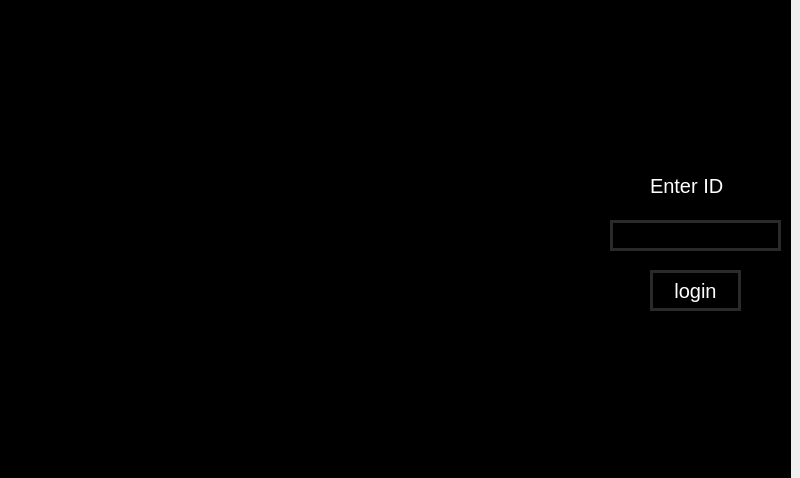
<?xml version="1.0" encoding="UTF-8"?>
<ui version="4.0">
 <class>MainWindow</class>
 <widget class="QMainWindow" name="MainWindow">
  <property name="geometry">
   <rect>
    <x>0</x>
    <y>0</y>
    <width>800</width>
    <height>478</height>
   </rect>
  </property>
  <property name="windowTitle">
   <string>MainWindow</string>
  </property>
  <widget class="QWidget" name="centralwidget">
   <widget class="QStackedWidget" name="stackedWidget">
    <property name="geometry">
     <rect>
      <x>0</x>
      <y>0</y>
      <width>791</width>
      <height>481</height>
     </rect>
    </property>
    <property name="styleSheet">
     <string notr="true">QStackedWidget{
background-color: Black; color: white;
}</string>
    </property>
    <property name="currentIndex">
     <number>0</number>
    </property>
    <widget class="QWidget" name="page">
     <widget class="QPushButton" name="loginButton">
      <property name="geometry">
       <rect>
        <x>650</x>
        <y>270</y>
        <width>91</width>
        <height>41</height>
       </rect>
      </property>
      <property name="styleSheet">
       <string notr="true">QPushButton{
font-size:20px;
background-color:Black; color: white;
    background-color: black;
  border: 3px solid #2a2a2a;
}</string>
      </property>
      <property name="text">
       <string>login</string>
      </property>
     </widget>
     <widget class="QLineEdit" name="userid">
      <property name="geometry">
       <rect>
        <x>610</x>
        <y>220</y>
        <width>171</width>
        <height>31</height>
       </rect>
      </property>
      <property name="styleSheet">
       <string notr="true">QLineEdit{
font-size:15px;
background-color:Black; color: white;
 border: 3px solid #2a2a2a;
}</string>
      </property>
     </widget>
     <widget class="QLabel" name="label_4">
      <property name="geometry">
       <rect>
        <x>0</x>
        <y>0</y>
        <width>601</width>
        <height>481</height>
       </rect>
      </property>
      <property name="styleSheet">
       <string notr="true">QLabel{
  
  background-image: url(:/img/img.jpeg);
  background-color: black;
      background-repeat: no-repeat;
    background-position: center;
  
background-attachment: fixed;

}</string>
      </property>
      <property name="text">
       <string/>
      </property>
     </widget>
     <widget class="QLabel" name="label_3">
      <property name="geometry">
       <rect>
        <x>650</x>
        <y>170</y>
        <width>91</width>
        <height>31</height>
       </rect>
      </property>
      <property name="styleSheet">
       <string notr="true">QLabel{
background-color: black; color: white;
font-size:20px;
}</string>
      </property>
      <property name="text">
       <string>Enter ID</string>
      </property>
     </widget>
    </widget>
    <widget class="QWidget" name="page_8">
     <widget class="QGroupBox" name="groupBox_10">
      <property name="geometry">
       <rect>
        <x>10</x>
        <y>10</y>
        <width>791</width>
        <height>481</height>
       </rect>
      </property>
      <property name="styleSheet">
       <string notr="true">QGroupBox{
 border: none;
background-color: #3B4A5A; 
} </string>
      </property>
      <property name="title">
       <string/>
      </property>
      <widget class="QGroupBox" name="groupBox_11">
       <property name="geometry">
        <rect>
         <x>39</x>
         <y>60</y>
         <width>701</width>
         <height>381</height>
        </rect>
       </property>
       <property name="styleSheet">
        <string notr="true">QGroupBox{
 border: none;
 border-radius: 10px;
    padding: 10px;
background-color:#F2F4F8;}
</string>
       </property>
       <property name="title">
        <string/>
       </property>
       <widget class="QListWidget" name="listWidget_4">
        <property name="geometry">
         <rect>
          <x>10</x>
          <y>50</y>
          <width>681</width>
          <height>321</height>
         </rect>
        </property>
        <property name="styleSheet">
         <string notr="true">QListWidget
{
   border-radius: 10px;/* rounded corners */
    padding: 10px;
 font-style: italic;     
font-size : 20px;
font-style: italic;
}</string>
        </property>
       </widget>
       <widget class="QLabel" name="label_6">
        <property name="geometry">
         <rect>
          <x>20</x>
          <y>10</y>
          <width>161</width>
          <height>31</height>
         </rect>
        </property>
        <property name="styleSheet">
         <string notr="true">QLabel{
 font-size: 20px;
 font-style: italic;     }</string>
        </property>
        <property name="text">
         <string>Home Page</string>
        </property>
       </widget>
      </widget>
      <widget class="QPushButton" name="pushButton_13">
       <property name="geometry">
        <rect>
         <x>10</x>
         <y>10</y>
         <width>111</width>
         <height>41</height>
        </rect>
       </property>
       <property name="styleSheet">
        <string notr="true">QPushButton {
    background-color: #D9E6F0;
    border-radius: 10px;
    padding: 10px;
    font-size: 16px;
}

QPushButton:hover {
    background-color: #c7d8e4;
}</string>
       </property>
       <property name="text">
        <string>Home </string>
       </property>
      </widget>
     </widget>
    </widget>
    <widget class="QWidget" name="page_7">
     <widget class="QLineEdit" name="username">
      <property name="geometry">
       <rect>
        <x>0</x>
        <y>0</y>
        <width>801</width>
        <height>41</height>
       </rect>
      </property>
      <property name="styleSheet">
       <string notr="true">QLineEdit {
    border: none;
    font-size: 25px;
 background-color: #3B4A5A;  color: white;       
}
QLineEdit:read-only {
            
    font-style: italic;     
}
</string>
      </property>
      <property name="readOnly">
       <bool>true</bool>
      </property>
     </widget>
     <widget class="QGroupBox" name="groupBox_2">
      <property name="geometry">
       <rect>
        <x>0</x>
        <y>40</y>
        <width>201</width>
        <height>441</height>
       </rect>
      </property>
      <property name="styleSheet">
       <string notr="true">QGroupBox{
 border: none;
background-color: #3B4A5A; 
} </string>
      </property>
      <property name="title">
       <string/>
      </property>
      <widget class="QPushButton" name="pushButton_5">
       <property name="geometry">
        <rect>
         <x>40</x>
         <y>40</y>
         <width>121</width>
         <height>51</height>
        </rect>
       </property>
       <property name="styleSheet">
        <string notr="true">
QPushButton {
    background-color: #D9E6F0;
    border-radius: 10px;
    padding: 10px;
    font-size: 16px;
}

QPushButton:hover {
    background-color: #c7d8e4;
}</string>
       </property>
       <property name="text">
        <string>HomePage</string>
       </property>
      </widget>
      <widget class="QPushButton" name="postButton">
       <property name="geometry">
        <rect>
         <x>40</x>
         <y>120</y>
         <width>121</width>
         <height>51</height>
        </rect>
       </property>
       <property name="styleSheet">
        <string notr="true">QPushButton {
    background-color: #D9E6F0;
    border-radius: 10px;
    padding: 10px;
    font-size: 16px;
}

QPushButton:hover {
    background-color: #c7d8e4;
}</string>
       </property>
       <property name="text">
        <string>post</string>
       </property>
      </widget>
      <widget class="QPushButton" name="friendButton">
       <property name="geometry">
        <rect>
         <x>40</x>
         <y>190</y>
         <width>121</width>
         <height>51</height>
        </rect>
       </property>
       <property name="styleSheet">
        <string notr="true">QPushButton {
    background-color: #D9E6F0;
    border-radius: 10px;
    padding: 10px;
    font-size: 16px;
}

QPushButton:hover {
    background-color: #c7d8e4;
}</string>
       </property>
       <property name="text">
        <string>friends</string>
       </property>
      </widget>
      <widget class="QPushButton" name="likepageButton">
       <property name="geometry">
        <rect>
         <x>40</x>
         <y>270</y>
         <width>121</width>
         <height>51</height>
        </rect>
       </property>
       <property name="styleSheet">
        <string notr="true">QPushButton {
    background-color: #D9E6F0;
    border-radius: 10px;
    padding: 10px;
    font-size: 16px;
}

QPushButton:hover {
    background-color: #c7d8e4;
}</string>
       </property>
       <property name="text">
        <string>likepage</string>
       </property>
      </widget>
      <widget class="QPushButton" name="menuButton">
       <property name="geometry">
        <rect>
         <x>40</x>
         <y>350</y>
         <width>121</width>
         <height>51</height>
        </rect>
       </property>
       <property name="styleSheet">
        <string notr="true">QPushButton {
    background-color: #D9E6F0;
    border-radius: 10px;
    padding: 10px;
    font-size: 16px;
}

QPushButton:hover {
    background-color: #c7d8e4;
}</string>
       </property>
       <property name="text">
        <string>Log Out</string>
       </property>
      </widget>
     </widget>
     <widget class="QGroupBox" name="groupBox_3">
      <property name="geometry">
       <rect>
        <x>200</x>
        <y>40</y>
        <width>601</width>
        <height>441</height>
       </rect>
      </property>
      <property name="styleSheet">
       <string notr="true">QGroupBox{
background-color:#F2F4F8;}</string>
      </property>
      <property name="title">
       <string/>
      </property>
      <widget class="QGroupBox" name="groupBox_4">
       <property name="geometry">
        <rect>
         <x>20</x>
         <y>10</y>
         <width>541</width>
         <height>391</height>
        </rect>
       </property>
       <property name="styleSheet">
        <string notr="true">QGroupBox{
background-color:white;
   border-radius: 10px;
    padding: 10px;
}</string>
       </property>
       <property name="title">
        <string/>
       </property>
       <widget class="QPushButton" name="pushButton_8">
        <property name="geometry">
         <rect>
          <x>20</x>
          <y>140</y>
          <width>231</width>
          <height>51</height>
         </rect>
        </property>
        <property name="styleSheet">
         <string notr="true">QPushButton {
    background-color: #D9E6F0;
    border-radius: 10px;
    padding: 10px;
    font-size: 16px;
}

QPushButton:hover {
    background-color: #c7d8e4;
}</string>
        </property>
        <property name="text">
         <string>to see memory</string>
        </property>
       </widget>
       <widget class="QPushButton" name="pushButton_3">
        <property name="geometry">
         <rect>
          <x>20</x>
          <y>330</y>
          <width>231</width>
          <height>51</height>
         </rect>
        </property>
        <property name="styleSheet">
         <string notr="true">QPushButton {
    background-color: #D9E6F0;
    border-radius: 10px;
    padding: 10px;
    font-size: 16px;
}

QPushButton:hover {
    background-color: #c7d8e4;
}</string>
        </property>
        <property name="text">
         <string>AddLiketoPost</string>
        </property>
       </widget>
       <widget class="QPushButton" name="pushButton_7">
        <property name="geometry">
         <rect>
          <x>20</x>
          <y>10</y>
          <width>231</width>
          <height>51</height>
         </rect>
        </property>
        <property name="styleSheet">
         <string notr="true">QPushButton {
    background-color: #D9E6F0;
    border-radius: 10px;
    padding: 10px;
    font-size: 16px;
}

QPushButton:hover {
    background-color: #c7d8e4;
}</string>
        </property>
        <property name="text">
         <string>ShowProfile</string>
        </property>
       </widget>
       <widget class="QPushButton" name="pushButton_6">
        <property name="geometry">
         <rect>
          <x>20</x>
          <y>270</y>
          <width>231</width>
          <height>51</height>
         </rect>
        </property>
        <property name="styleSheet">
         <string notr="true">QPushButton {
    background-color: #D9E6F0;
    border-radius: 10px;
    padding: 10px;
    font-size: 16px;
}

QPushButton:hover {
    background-color: #c7d8e4;
}</string>
        </property>
        <property name="text">
         <string>PostComment</string>
        </property>
       </widget>
       <widget class="QPushButton" name="pushButton_4">
        <property name="geometry">
         <rect>
          <x>20</x>
          <y>200</y>
          <width>231</width>
          <height>51</height>
         </rect>
        </property>
        <property name="styleSheet">
         <string notr="true">QPushButton {
    background-color: #D9E6F0;
    border-radius: 10px;
    padding: 10px;
    font-size: 16px;
}

QPushButton:hover {
    background-color: #c7d8e4;
}</string>
        </property>
        <property name="text">
         <string>viewlikepost</string>
        </property>
       </widget>
       <widget class="QPushButton" name="pushButton_9">
        <property name="geometry">
         <rect>
          <x>20</x>
          <y>80</y>
          <width>231</width>
          <height>51</height>
         </rect>
        </property>
        <property name="styleSheet">
         <string notr="true">QPushButton {
    background-color: #D9E6F0;
    border-radius: 10px;
    padding: 10px;
    font-size: 16px;
}

QPushButton:hover {
    background-color: #c7d8e4;
}</string>
        </property>
        <property name="text">
         <string>AddPost </string>
        </property>
       </widget>
       <widget class="QPushButton" name="pushButton_10">
        <property name="geometry">
         <rect>
          <x>294</x>
          <y>83</y>
          <width>211</width>
          <height>51</height>
         </rect>
        </property>
        <property name="styleSheet">
         <string notr="true">QPushButton {
    background-color: #D9E6F0;
    border-radius: 10px;
    padding: 10px;
    font-size: 16px;
}

QPushButton:hover {
    background-color: #c7d8e4;
}</string>
        </property>
        <property name="text">
         <string>TimeLine</string>
        </property>
       </widget>
       <widget class="QPushButton" name="pushButton_11">
        <property name="geometry">
         <rect>
          <x>294</x>
          <y>13</y>
          <width>211</width>
          <height>51</height>
         </rect>
        </property>
        <property name="styleSheet">
         <string notr="true">QPushButton {
    background-color: #D9E6F0;
    border-radius: 10px;
    padding: 10px;
    font-size: 16px;
}

QPushButton:hover {
    background-color: #c7d8e4;
}</string>
        </property>
        <property name="text">
         <string>share mem</string>
        </property>
       </widget>
      </widget>
     </widget>
    </widget>
    <widget class="QWidget" name="page_2"/>
    <widget class="QWidget" name="page_3">
     <widget class="QGroupBox" name="groupBox_5">
      <property name="geometry">
       <rect>
        <x>-10</x>
        <y>0</y>
        <width>861</width>
        <height>541</height>
       </rect>
      </property>
      <property name="styleSheet">
       <string notr="true">QGroupBox{
 border: none;
background-color: #3B4A5A; 
} </string>
      </property>
      <property name="title">
       <string/>
      </property>
      <widget class="QPushButton" name="userpageButton">
       <property name="geometry">
        <rect>
         <x>30</x>
         <y>10</y>
         <width>101</width>
         <height>41</height>
        </rect>
       </property>
       <property name="styleSheet">
        <string notr="true">QPushButton {
    background-color: #D9E6F0;
    border-radius: 10px;
    padding: 10px;
    font-size: 16px;
}

QPushButton:hover {
    background-color: #c7d8e4;
}</string>
       </property>
       <property name="text">
        <string>Home Page</string>
       </property>
      </widget>
      <widget class="QGroupBox" name="groupBox_6">
       <property name="geometry">
        <rect>
         <x>70</x>
         <y>60</y>
         <width>681</width>
         <height>371</height>
        </rect>
       </property>
       <property name="styleSheet">
        <string notr="true">QGroupBox{
 border: none;
 border-radius: 10px;
    padding: 10px;
background-color:#F2F4F8;}
</string>
       </property>
       <property name="title">
        <string/>
       </property>
       <widget class="QListWidget" name="friendlist">
        <property name="geometry">
         <rect>
          <x>30</x>
          <y>40</y>
          <width>601</width>
          <height>311</height>
         </rect>
        </property>
        <property name="styleSheet">
         <string notr="true">QListWidget
{
   border-radius: 10px;/* rounded corners */
    padding: 10px;
font-size:20px;
 font-style: italic;     
}</string>
        </property>
       </widget>
       <widget class="QLabel" name="label_5">
        <property name="geometry">
         <rect>
          <x>30</x>
          <y>10</y>
          <width>81</width>
          <height>31</height>
         </rect>
        </property>
        <property name="styleSheet">
         <string notr="true">QLabel{
 font-size: 20px;
 font-style: italic;     }</string>
        </property>
        <property name="text">
         <string>Friends</string>
        </property>
       </widget>
      </widget>
     </widget>
    </widget>
    <widget class="QWidget" name="page_4">
     <widget class="QGroupBox" name="groupBox_15">
      <property name="geometry">
       <rect>
        <x>0</x>
        <y>0</y>
        <width>791</width>
        <height>451</height>
       </rect>
      </property>
      <property name="styleSheet">
       <string notr="true">QGroupBox{
 border: none;
background-color: #3B4A5A; 
} </string>
      </property>
      <property name="title">
       <string/>
      </property>
      <widget class="QGroupBox" name="groupBox_16">
       <property name="geometry">
        <rect>
         <x>40</x>
         <y>60</y>
         <width>681</width>
         <height>361</height>
        </rect>
       </property>
       <property name="styleSheet">
        <string notr="true">QGroupBox{
 border: none;
 border-radius: 10px;
    padding: 10px;
background-color:#F2F4F8;}
</string>
       </property>
       <property name="title">
        <string/>
       </property>
       <widget class="QLabel" name="label">
        <property name="geometry">
         <rect>
          <x>20</x>
          <y>10</y>
          <width>111</width>
          <height>31</height>
         </rect>
        </property>
        <property name="styleSheet">
         <string notr="true">QLabel{
 font-size: 20px;
 font-style: italic;     }</string>
        </property>
        <property name="text">
         <string>Like Pages</string>
        </property>
       </widget>
       <widget class="QListWidget" name="likepagelist">
        <property name="geometry">
         <rect>
          <x>30</x>
          <y>50</y>
          <width>611</width>
          <height>271</height>
         </rect>
        </property>
        <property name="styleSheet">
         <string notr="true">QListWidget
{
   border-radius: 10px;/* rounded corners */
    padding: 10px;
font-size:20px;
 font-style: italic;     
}</string>
        </property>
       </widget>
      </widget>
      <widget class="QPushButton" name="pushButton">
       <property name="geometry">
        <rect>
         <x>10</x>
         <y>10</y>
         <width>101</width>
         <height>41</height>
        </rect>
       </property>
       <property name="styleSheet">
        <string notr="true">QPushButton {
    background-color: #D9E6F0;
    border-radius: 10px;
    padding: 10px;
    font-size: 16px;
}

QPushButton:hover {
    background-color: #c7d8e4;
}</string>
       </property>
       <property name="text">
        <string>Home Page</string>
       </property>
      </widget>
     </widget>
    </widget>
    <widget class="QWidget" name="page_5">
     <widget class="QGroupBox" name="groupBox">
      <property name="geometry">
       <rect>
        <x>0</x>
        <y>0</y>
        <width>791</width>
        <height>481</height>
       </rect>
      </property>
      <property name="styleSheet">
       <string notr="true">QGroupBox{
 border: none;
background-color: #3B4A5A; 
} </string>
      </property>
      <property name="title">
       <string/>
      </property>
      <widget class="QPushButton" name="pushButton_2">
       <property name="geometry">
        <rect>
         <x>10</x>
         <y>10</y>
         <width>101</width>
         <height>41</height>
        </rect>
       </property>
       <property name="styleSheet">
        <string notr="true">QPushButton {
    background-color: #D9E6F0;
    border-radius: 10px;
    padding: 10px;
    font-size: 16px;
}

QPushButton:hover {
    background-color: #c7d8e4;
}</string>
       </property>
       <property name="text">
        <string>Home Page</string>
       </property>
      </widget>
      <widget class="QGroupBox" name="groupBox_7">
       <property name="geometry">
        <rect>
         <x>20</x>
         <y>60</y>
         <width>731</width>
         <height>401</height>
        </rect>
       </property>
       <property name="styleSheet">
        <string notr="true">QGroupBox
{
background-color:white;
}</string>
       </property>
       <property name="title">
        <string/>
       </property>
       <widget class="QListWidget" name="listWidget">
        <property name="geometry">
         <rect>
          <x>0</x>
          <y>80</y>
          <width>691</width>
          <height>101</height>
         </rect>
        </property>
        <property name="styleSheet">
         <string notr="true">QListWidget
{
   border-radius: 10px;/* rounded corners */
    padding: 10px;
 font-style: italic;     
font-size : 27px;
font-style: italic;
}</string>
        </property>
       </widget>
       <widget class="QListWidget" name="listWidget_2">
        <property name="geometry">
         <rect>
          <x>0</x>
          <y>230</y>
          <width>691</width>
          <height>171</height>
         </rect>
        </property>
        <property name="styleSheet">
         <string notr="true">QListWidget
{
   border-radius: 10px;/* rounded corners */
    padding: 10px;
 font-style: italic;    
font-size:15px; 
}</string>
        </property>
       </widget>
       <widget class="QLineEdit" name="lineEdit">
        <property name="geometry">
         <rect>
          <x>600</x>
          <y>150</y>
          <width>91</width>
          <height>22</height>
         </rect>
        </property>
        <property name="styleSheet">
         <string notr="true">QLineEdit{
font-size : 15px;
}
QLineEdit
{
    border: none;

}</string>
        </property>
        <property name="readOnly">
         <bool>true</bool>
        </property>
       </widget>
       <widget class="QLineEdit" name="lineEdit_2">
        <property name="geometry">
         <rect>
          <x>0</x>
          <y>40</y>
          <width>681</width>
          <height>51</height>
         </rect>
        </property>
        <property name="styleSheet">
         <string notr="true">QLineEdit{
font-size : 20px;
font-style: italic;
 border-radius: 10px;/* rounded corners */
    padding: 10px;}</string>
        </property>
        <property name="readOnly">
         <bool>true</bool>
        </property>
       </widget>
       <widget class="QLineEdit" name="postname">
        <property name="geometry">
         <rect>
          <x>10</x>
          <y>10</y>
          <width>641</width>
          <height>31</height>
         </rect>
        </property>
        <property name="styleSheet">
         <string notr="true">QLineEdit{
font-size : 20px;
font-style: italic;
}

QLineEdit
{
    border: none;

}</string>
        </property>
        <property name="readOnly">
         <bool>true</bool>
        </property>
       </widget>
       <widget class="QLineEdit" name="lineEdit_5">
        <property name="geometry">
         <rect>
          <x>0</x>
          <y>190</y>
          <width>411</width>
          <height>31</height>
         </rect>
        </property>
        <property name="styleSheet">
         <string notr="true">QLineEdit{
font-size : 20px;
font-style: italic;
}

QLineEdit
{
    border: none;

}
</string>
        </property>
        <property name="text">
         <string>Comments</string>
        </property>
       </widget>
      </widget>
     </widget>
    </widget>
    <widget class="QWidget" name="page_6">
     <widget class="QGroupBox" name="groupBox_8">
      <property name="geometry">
       <rect>
        <x>0</x>
        <y>0</y>
        <width>791</width>
        <height>481</height>
       </rect>
      </property>
      <property name="styleSheet">
       <string notr="true">QGroupBox{
 border: none;
background-color: #3B4A5A; 
} </string>
      </property>
      <property name="title">
       <string/>
      </property>
      <widget class="QGroupBox" name="groupBox_9">
       <property name="geometry">
        <rect>
         <x>39</x>
         <y>60</y>
         <width>701</width>
         <height>381</height>
        </rect>
       </property>
       <property name="styleSheet">
        <string notr="true">QGroupBox{
 border: none;
 border-radius: 10px;
    padding: 10px;
background-color:#F2F4F8;}
</string>
       </property>
       <property name="title">
        <string/>
       </property>
       <widget class="QListWidget" name="listWidget_3">
        <property name="geometry">
         <rect>
          <x>10</x>
          <y>50</y>
          <width>681</width>
          <height>321</height>
         </rect>
        </property>
        <property name="styleSheet">
         <string notr="true">QListWidget
{
   border-radius: 10px;/* rounded corners */
    padding: 10px;
 font-style: italic;     
font-size : 20px;
font-style: italic;
}</string>
        </property>
       </widget>
       <widget class="QLabel" name="label_2">
        <property name="geometry">
         <rect>
          <x>20</x>
          <y>10</y>
          <width>161</width>
          <height>31</height>
         </rect>
        </property>
        <property name="styleSheet">
         <string notr="true">QLabel{
 font-size: 20px;
 font-style: italic;     }</string>
        </property>
        <property name="text">
         <string>Home Page</string>
        </property>
       </widget>
      </widget>
      <widget class="QPushButton" name="pushButton_12">
       <property name="geometry">
        <rect>
         <x>10</x>
         <y>10</y>
         <width>111</width>
         <height>41</height>
        </rect>
       </property>
       <property name="styleSheet">
        <string notr="true">QPushButton {
    background-color: #D9E6F0;
    border-radius: 10px;
    padding: 10px;
    font-size: 16px;
}

QPushButton:hover {
    background-color: #c7d8e4;
}</string>
       </property>
       <property name="text">
        <string>Home </string>
       </property>
      </widget>
     </widget>
    </widget>
    <widget class="QWidget" name="page_9">
     <widget class="QGroupBox" name="groupBox_13">
      <property name="geometry">
       <rect>
        <x>0</x>
        <y>0</y>
        <width>791</width>
        <height>481</height>
       </rect>
      </property>
      <property name="styleSheet">
       <string notr="true">QGroupBox{
 border: none;
background-color: #3B4A5A; 
} </string>
      </property>
      <property name="title">
       <string/>
      </property>
      <widget class="QGroupBox" name="groupBox_17">
       <property name="geometry">
        <rect>
         <x>39</x>
         <y>60</y>
         <width>701</width>
         <height>381</height>
        </rect>
       </property>
       <property name="styleSheet">
        <string notr="true">QGroupBox{
 border: none;
 border-radius: 10px;
    padding: 10px;
background-color:#F2F4F8;}
</string>
       </property>
       <property name="title">
        <string/>
       </property>
       <widget class="QListWidget" name="listWidget_5">
        <property name="geometry">
         <rect>
          <x>10</x>
          <y>50</y>
          <width>681</width>
          <height>321</height>
         </rect>
        </property>
        <property name="styleSheet">
         <string notr="true">QListWidget
{
   border-radius: 10px;/* rounded corners */
    padding: 10px;
 font-style: italic;     
font-size : 15px;
font-style: italic;
}</string>
        </property>
       </widget>
       <widget class="QLabel" name="label_8">
        <property name="geometry">
         <rect>
          <x>20</x>
          <y>10</y>
          <width>161</width>
          <height>31</height>
         </rect>
        </property>
        <property name="styleSheet">
         <string notr="true">QLabel{
 font-size: 20px;
 font-style: italic;     }</string>
        </property>
        <property name="text">
         <string>Memories</string>
        </property>
       </widget>
      </widget>
      <widget class="QPushButton" name="pushButton_15">
       <property name="geometry">
        <rect>
         <x>10</x>
         <y>10</y>
         <width>111</width>
         <height>41</height>
        </rect>
       </property>
       <property name="styleSheet">
        <string notr="true">QPushButton {
    background-color: #D9E6F0;
    border-radius: 10px;
    padding: 10px;
    font-size: 16px;
}

QPushButton:hover {
    background-color: #c7d8e4;
}</string>
       </property>
       <property name="text">
        <string>Home </string>
       </property>
      </widget>
     </widget>
    </widget>
    <widget class="QWidget" name="page_10">
     <widget class="QGroupBox" name="groupBox_12">
      <property name="geometry">
       <rect>
        <x>0</x>
        <y>0</y>
        <width>791</width>
        <height>481</height>
       </rect>
      </property>
      <property name="styleSheet">
       <string notr="true">QGroupBox{
 border: none;
background-color: #3B4A5A; 
} </string>
      </property>
      <property name="title">
       <string/>
      </property>
      <widget class="QGroupBox" name="groupBox_14">
       <property name="geometry">
        <rect>
         <x>39</x>
         <y>60</y>
         <width>701</width>
         <height>381</height>
        </rect>
       </property>
       <property name="styleSheet">
        <string notr="true">QGroupBox{
 border: none;
 border-radius: 10px;
    padding: 10px;
background-color:#F2F4F8;}
</string>
       </property>
       <property name="title">
        <string/>
       </property>
       <widget class="QListWidget" name="listWidget_7">
        <property name="geometry">
         <rect>
          <x>10</x>
          <y>50</y>
          <width>681</width>
          <height>321</height>
         </rect>
        </property>
        <property name="styleSheet">
         <string notr="true">QListWidget
{
   border-radius: 10px;/* rounded corners */
    padding: 10px;
 font-style: italic;     
font-size : 20px;
font-style: italic;
}</string>
        </property>
       </widget>
       <widget class="QLabel" name="label_7">
        <property name="geometry">
         <rect>
          <x>20</x>
          <y>10</y>
          <width>161</width>
          <height>31</height>
         </rect>
        </property>
        <property name="styleSheet">
         <string notr="true">QLabel{
 font-size: 20px;
 font-style: italic;     }</string>
        </property>
        <property name="text">
         <string>Profile</string>
        </property>
       </widget>
      </widget>
      <widget class="QPushButton" name="pushButton_14">
       <property name="geometry">
        <rect>
         <x>10</x>
         <y>10</y>
         <width>111</width>
         <height>41</height>
        </rect>
       </property>
       <property name="styleSheet">
        <string notr="true">QPushButton {
    background-color: #D9E6F0;
    border-radius: 10px;
    padding: 10px;
    font-size: 16px;
}

QPushButton:hover {
    background-color: #c7d8e4;
}</string>
       </property>
       <property name="text">
        <string>Home </string>
       </property>
      </widget>
     </widget>
    </widget>
    <widget class="QWidget" name="page_11">
     <widget class="QGroupBox" name="groupBox_18">
      <property name="geometry">
       <rect>
        <x>0</x>
        <y>0</y>
        <width>791</width>
        <height>481</height>
       </rect>
      </property>
      <property name="styleSheet">
       <string notr="true">QGroupBox{
 border: none;
background-color: #3B4A5A; 
} </string>
      </property>
      <property name="title">
       <string/>
      </property>
      <widget class="QGroupBox" name="groupBox_19">
       <property name="geometry">
        <rect>
         <x>39</x>
         <y>60</y>
         <width>701</width>
         <height>381</height>
        </rect>
       </property>
       <property name="styleSheet">
        <string notr="true">QGroupBox{
 border: none;
 border-radius: 10px;
    padding: 10px;
background-color:#F2F4F8;}
</string>
       </property>
       <property name="title">
        <string/>
       </property>
       <widget class="QListWidget" name="listWidget_6">
        <property name="geometry">
         <rect>
          <x>10</x>
          <y>50</y>
          <width>681</width>
          <height>321</height>
         </rect>
        </property>
        <property name="styleSheet">
         <string notr="true">QListWidget
{
   border-radius: 10px;/* rounded corners */
    padding: 10px;
 font-style: italic;     
font-size : 20px;
font-style: italic;
}</string>
        </property>
       </widget>
       <widget class="QLabel" name="label_9">
        <property name="geometry">
         <rect>
          <x>20</x>
          <y>10</y>
          <width>161</width>
          <height>31</height>
         </rect>
        </property>
        <property name="styleSheet">
         <string notr="true">QLabel{
 font-size: 20px;
 font-style: italic;     }</string>
        </property>
        <property name="text">
         <string/>
        </property>
       </widget>
      </widget>
      <widget class="QPushButton" name="pushButton_16">
       <property name="geometry">
        <rect>
         <x>10</x>
         <y>10</y>
         <width>111</width>
         <height>41</height>
        </rect>
       </property>
       <property name="styleSheet">
        <string notr="true">QPushButton {
    background-color: #D9E6F0;
    border-radius: 10px;
    padding: 10px;
    font-size: 16px;
}

QPushButton:hover {
    background-color: #c7d8e4;
}</string>
       </property>
       <property name="text">
        <string>Home </string>
       </property>
      </widget>
     </widget>
    </widget>
   </widget>
  </widget>
 </widget>
 <resources/>
 <connections/>
</ui>
